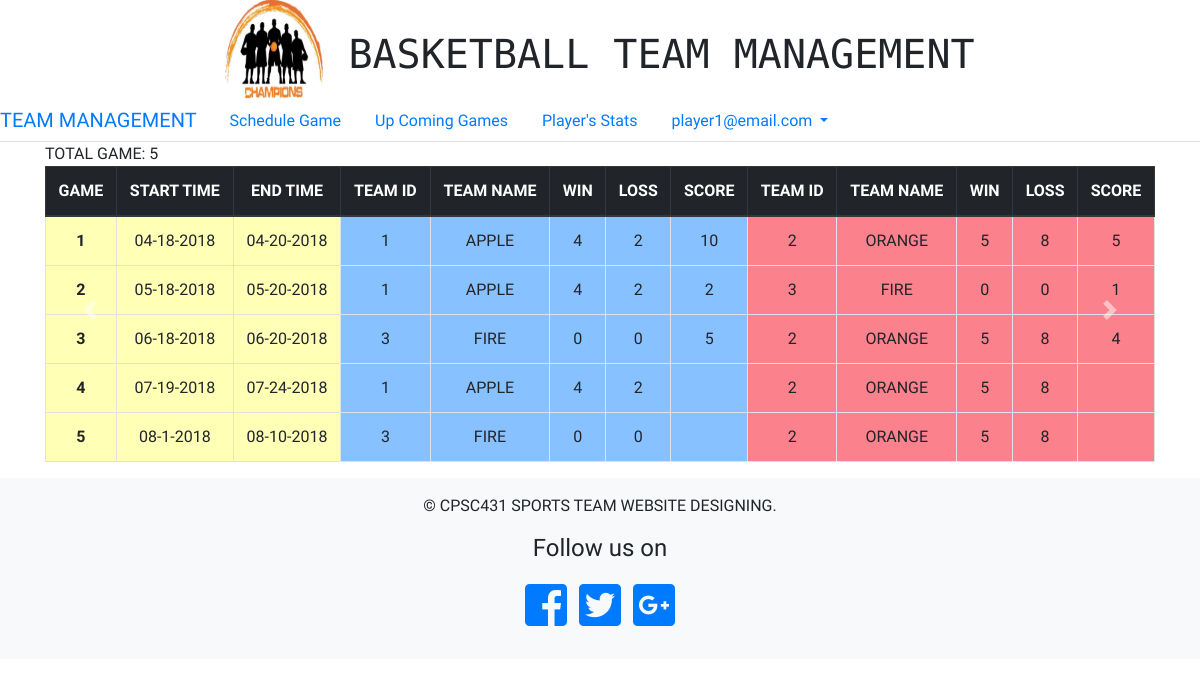
Screenshot of /player_page.php (signed in) with the database file from the repository.
### tables this page shows
CREATE TABLE PLAY
(
  PGAME_ID INT(10) UNSIGNED NOT NULL,
  PTEAM_ID INT(10) UNSIGNED NOT NULL,
  SCORE TINYINT(3) UNSIGNED DEFAULT 0,

  PRIMARY KEY(PGAME_ID,PTEAM_ID),

  CONSTRAINT FOREIGN KEY (PTEAM_ID) REFERENCES TEAMS(TEAM_ID),
  CONSTRAINT FOREIGN KEY (PGAME_ID) REFERENCES GAMES(GAME_ID)
);

CREATE TABLE GAMES
(
  GAME_ID INT(10) UNSIGNED NOT NULL AUTO_INCREMENT PRIMARY KEY,
  START_DAY VARCHAR(100),
  END_DAY VARCHAR(150) NOT NULL
);

CREATE TABLE TEAMS
(
  TEAM_ID INT(10) UNSIGNED NOT NULL AUTO_INCREMENT PRIMARY KEY,
  TMANAGER_ID INT(10) UNSIGNED NOT NULL,
  TEAM_NAME  VARCHAR(100),
  WIN TINYINT(3) UNSIGNED DEFAULT 0,
  LOSS TINYINT(3) UNSIGNED DEFAULT 0,

  FOREIGN KEY (TMANAGER_ID) REFERENCES MANAGER(MANAGER_ID)
);

### schedule_game.php (the view, shortened to what this page needs)
<!DOCTYPE html>
<html>
  <head>
  </head>
  <body>
    <?php
      $link = mysqli_connect(DB_SERVER, DB_USERNAME, DB_PASSWORD, DB_NAME);
      $query = "SELECT G.GAME_ID, G.START_DAY, G.END_DAY, T.TEAM_NAME, T.WIN, T.LOSS, P.SCORE, P.PTEAM_ID
      FROM PLAY P, GAMES G, TEAMS T
      WHERE T.TEAM_ID = P.PTEAM_ID AND G.GAME_ID = P.PGAME_ID
      ORDER BY GAME_ID, G.START_DAY, G.END_DAY, T.TEAM_NAME";
      if ($stmt = $link->prepare($query)) {
        $stmt->execute();
        $stmt->store_result();
        $stmt->bind_result(
          $GID,
          $STD,
          $ETD,
          $TN,
          $W,
          $L,
          $SCORE,
          $TEAM_ID
        );
      }
    ?>
    <?php
      $row = (int) $stmt->num_rows / 2;
      echo "TOTAL GAME:  ".$row. "<br/>";
    ?>
    <table class="table table-bordered table-hover">
      <thead class="thead-dark">
        <tr class="info">
          <th scope="col">GAME</th>
          <th scope="col">START TIME</th>
          <th scope="col">END TIME</th>
          <th scope="col">TEAM ID</th>
          <th scope="col">TEAM NAME</th>
          <th scope="col">WIN</th>
          <th scope="col">LOSS</th>
          <th scope="col">SCORE</th>
          <th scope="col">TEAM ID</th>
          <th scope="col">TEAM NAME</th>
          <th scope="col">WIN</th>
          <th scope="col">LOSS</th>
          <th scope="col">SCORE</th>
        </tr>
      </thead>
      <?php
        while($stmt->fetch()){
          echo "<tr>\n";
          echo "<th scope=\"row\" style=\"background: #ffff004a\">".$GID."</th>\n";
          echo "<td style=\"background: #ffff004a\">".$STD."</td>\n";
          echo "<td style=\"background: #ffff004a\">".$ETD."</td>\n";
          echo "<td style=\"background: #007cff78\">".$TEAM_ID."</td>\n";
          echo "<td style=\"background: #007cff78\">".$TN."</td>\n";
          echo "<td style=\"background: #007cff78\">".$W."</td>\n";
          echo "<td style=\"background: #007cff78\">".$L."</td>\n";
          echo "<td style=\"background: #007cff78\">".$SCORE."</td>\n";
          $stmt->fetch();
          echo "<td style=\"background: #f7041b80\">".$TEAM_ID."</td>\n";
          echo "<td style=\"background: #f7041b80\">".$TN."</td>\n";
          echo "<td style=\"background: #f7041b80\">".$W."</td>\n";
          echo "<td style=\"background: #f7041b80\">".$L."</td>\n";
          echo "<td style=\"background: #f7041b80\">".$SCORE."</td>\n";
          echo "</tr>";
        }
      ?>
    </table>
  </body>
</html>

### header.php (shortened to what this page needs)
<!DOCTYPE html>
<html>
<head>
	<link rel="stylesheet" href="css/header.css">
</head>
	<header>
		<div id="top">
			<img src="./logo/1.jpg" alt="CSUF LOGO" height="100" width="100" />
			<h1 id="header-title" class="font-effect-fire-animation"> BASKETBALL TEAM MANAGEMENT </h1>
		</div>
	</header>
</html>

### player_page.php (shortened to what this page needs)
<?php
     require "header.php";
?>
<head>
  <link rel="stylesheet" href="https://maxcdn.bootstrapcdn.com/bootstrap/4.0.0/css/bootstrap.min.css">
  <link rel="stylesheet" href="https://use.fontawesome.com/releases/v5.0.10/css/all.css">
  <link rel="stylesheet" href="css/regularpage.css">
</head>
<body>
  <ul class="nav nav-tabs" id="myTab" role="tablist">
    <li class="nav-item">
      <a class="navbar-brand" href="regular_page.php">TEAM MANAGEMENT</a>
    </li>
    <li class="nav-item">
      <a class="nav-link" id="schedule-tab" data-toggle="tab" href="#schedule" role="tab" aria-controls="schedule" aria-selected="false">Schedule Game</a>
    </li>
    <li class="nav-item">
      <a class="nav-link" id="upcome-tab" data-toggle="tab" href="#upcome" role="tab" aria-controls="upcome" aria-selected="false">Up Coming Games</a>
    </li>
    <li class="nav-item">
      <a class="nav-link" id="view-tab" data-toggle="tab" href="#view" role="tab" aria-controls="view" aria-selected="false">Player's Stats</a>
    </li>
    <li class="nav-item dropdown">
      <a class="nav-link dropdown-toggle" data-toggle="dropdown" href="#" role="button" aria-haspopup="true" aria-expanded="false">
        <?php echo $_SESSION['email']; ?>
      </a>
    </li>
  </ul>
  <div class="tab-content" id="myTabContent">
        <?php require ('schedule_game.php'); ?>
    <?php require 'User_viewStats.php'; ?>
<div id="carouselExampleControls" class="carousel slide" data-ride="carousel">
  <div class="carousel-inner">
    <div class="carousel-item active">
      <div class="container">
        <?php require ('schedule_game.php'); ?>
      </div>
    </div>
    <?php require 'User_viewStats.php'; ?>
  </div>
  <a class="carousel-control-prev" href="#carouselExampleControls" role="button" data-slide="prev">
    <span class="carousel-control-prev-icon" aria-hidden="true"></span>
  </a>
  <a class="carousel-control-next" href="#carouselExampleControls" role="button" data-slide="next">
    <span class="carousel-control-next-icon" aria-hidden="true"></span>
  </a>
</div>
</body>
  <?php
  require "footer.php";
  ?>

### User_viewStats.php (shortened to what this page needs)
<!DOCTYPE html>
<html>
  <head>
  </head>
  <body>
  </body>
</html>

### footer.php
<footer>
  <link rel="stylesheet" href="css/footer.css">
    <p>&copy; CPSC431 SPORTS TEAM WEBSITE DESIGNING.<br />
      <h4>Follow us on</h4>
      <div class="fa-3x">
        <a href="https://www.facebook.com/"><i class="fab fa-facebook-square"></i></a>
        <a href="https://twitter.com/"><i class="fab fa-twitter-square"></i></a>
        <a href="https://plus.google.com/discover"><i class="fab fa-google-plus-square"></i></a>
      </div>
</footer>

### css/header.css (style rules this page uses)
#top { display: flex; text-align: center; justify-content: center; }
#header-title { text-align: center; padding-bottom: 0px; padding-top: 30px; padding-left: 23px; font-family: 'Monoton', cursive; }

### css/regularpage.css (style rules this page uses)
body { font-family: 'Ubuntu', sans-serif; }
h1 { text-align: center; padding-bottom: 0px; padding-top: 30px; padding-left: 23px; font-family: 'Passion One', cursive; }
.table { text-align: center; }

### css/footer.css (style rules this page uses)
footer { width: 100%; background-color: #f8f9fa; position: relative; right: 0; bottom: 0; left: 0; padding: 1rem; text-align: center; }

### rows the page displays
play: PGAME_ID.GAME_ID "1", PGAME_ID.START_DAY "04-18-2018", PGAME_ID.END_DAY "04-20-2018", PTEAM_ID "1", PTEAM_ID.TEAM_NAME "APPLE", PTEAM_ID.WIN "4", PTEAM_ID.LOSS "2", SCORE "10", play.PTEAM_ID "2", teams.TEAM_NAME "ORANGE", teams.WIN "5", teams.LOSS "8", play.SCORE "5"
play: PGAME_ID.GAME_ID "2", PGAME_ID.START_DAY "05-18-2018", PGAME_ID.END_DAY "05-20-2018", PTEAM_ID "1", PTEAM_ID.TEAM_NAME "APPLE", PTEAM_ID.WIN "4", PTEAM_ID.LOSS "2", SCORE "2", play.PTEAM_ID "3", teams.TEAM_NAME "FIRE", teams.WIN "0", teams.LOSS "0", play.SCORE "1"
play: PGAME_ID.GAME_ID "3", PGAME_ID.START_DAY "06-18-2018", PGAME_ID.END_DAY "06-20-2018", PTEAM_ID "3", PTEAM_ID.TEAM_NAME "FIRE", PTEAM_ID.WIN "0", PTEAM_ID.LOSS "0", SCORE "5", play.PTEAM_ID "2", teams.TEAM_NAME "ORANGE", teams.WIN "5", teams.LOSS "8", play.SCORE "4"
play: PGAME_ID.GAME_ID "4", PGAME_ID.START_DAY "07-19-2018", PGAME_ID.END_DAY "07-24-2018", PTEAM_ID "1", PTEAM_ID.TEAM_NAME "APPLE", PTEAM_ID.WIN "4", PTEAM_ID.LOSS "2", play.PTEAM_ID "2", teams.TEAM_NAME "ORANGE", teams.WIN "5", teams.LOSS "8"
play: PGAME_ID.GAME_ID "5", PGAME_ID.START_DAY "08-1-2018", PGAME_ID.END_DAY "08-10-2018", PTEAM_ID "3", PTEAM_ID.TEAM_NAME "FIRE", PTEAM_ID.WIN "0", PTEAM_ID.LOSS "0", play.PTEAM_ID "2", teams.TEAM_NAME "ORANGE", teams.WIN "5", teams.LOSS "8"

### other values shown
$_SESSION['email'] "player1@email.com"
$row "5"
